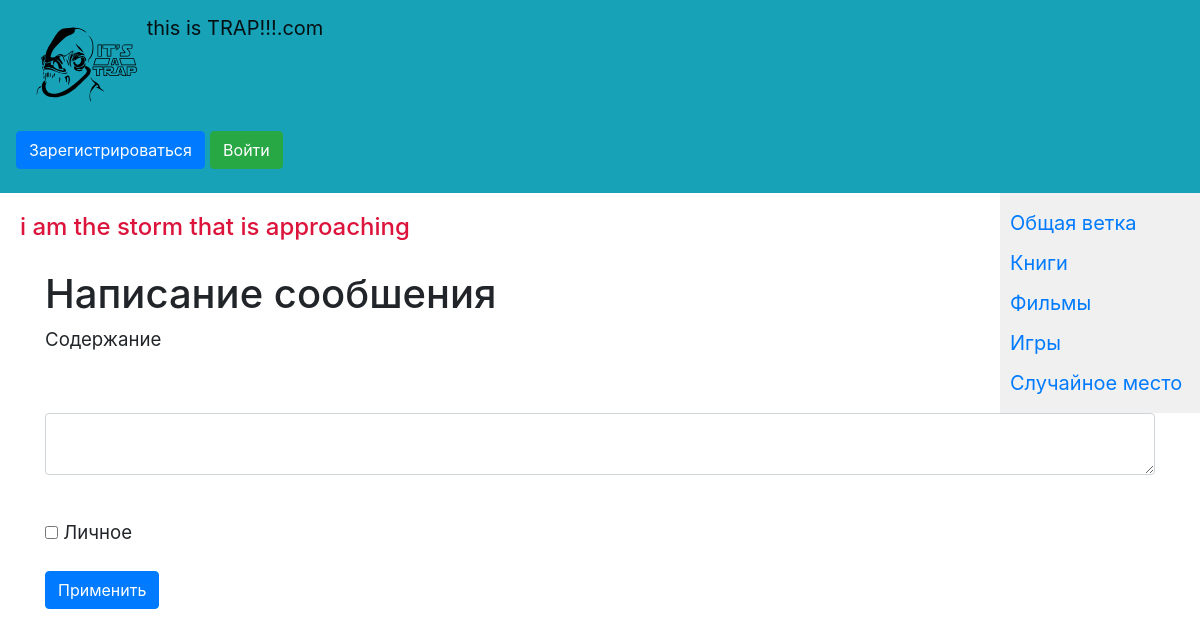
Before: /games with the older database file.
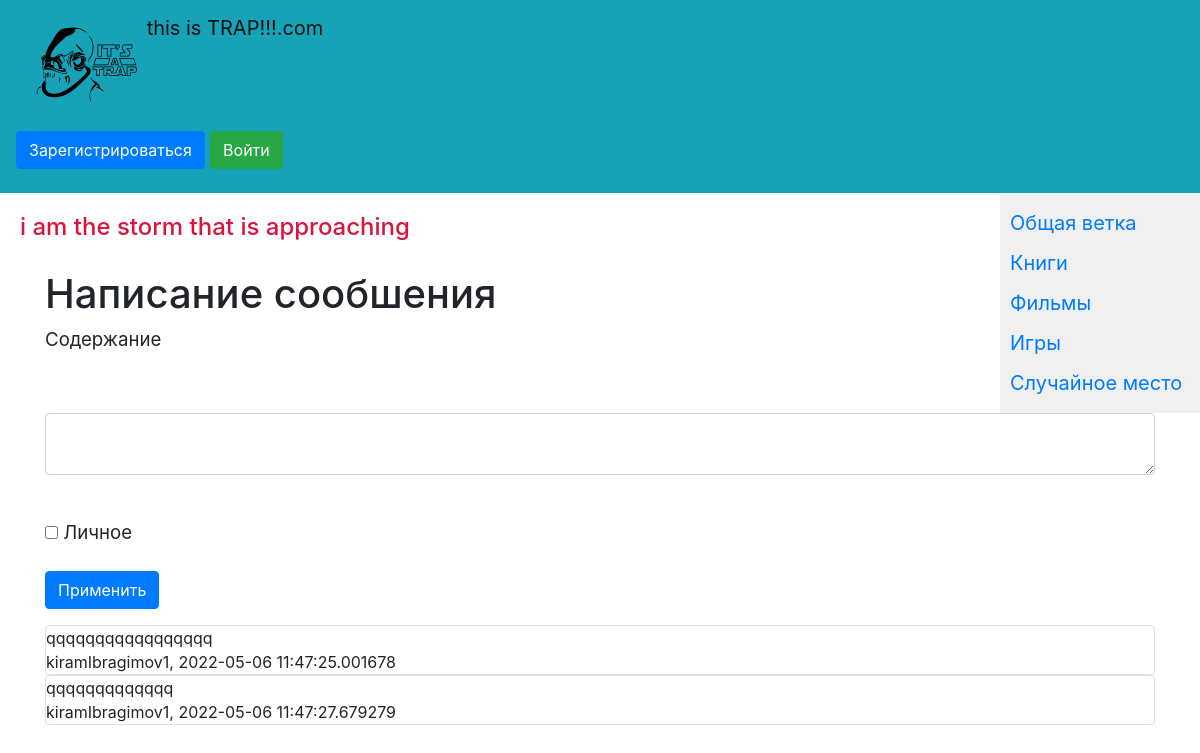
After: the same page with the newer database file.
### data/games.py (models this page shows)
class Game(SqlAlchemyBase):
    __tablename__ = 'games'
    id = sqlalchemy.Column(sqlalchemy.Integer,
                           primary_key=True, autoincrement=True)
    content = sqlalchemy.Column(sqlalchemy.String, nullable=True)
    created_date = sqlalchemy.Column(sqlalchemy.DateTime,
                                     default=datetime.datetime.now)
    is_private = sqlalchemy.Column(sqlalchemy.Boolean, default=True)
    user_id = sqlalchemy.Column(sqlalchemy.Integer,
                                sqlalchemy.ForeignKey("users.id"))
    user = orm.relation('User')

### data/users.py (models this page shows, shortened)
class User(SqlAlchemyBase, UserMixin):
    __tablename__ = 'users'
    id = sqlalchemy.Column(sqlalchemy.Integer,
                           primary_key=True, autoincrement=True)
    name = sqlalchemy.Column(sqlalchemy.String, nullable=True)
    about = sqlalchemy.Column(sqlalchemy.String, nullable=True)
    email = sqlalchemy.Column(sqlalchemy.String,
                              index=True, unique=True, nullable=True)
    hashed_password = sqlalchemy.Column(sqlalchemy.String, nullable=True)
    created_date = sqlalchemy.Column(sqlalchemy.DateTime,
                                     default=datetime.datetime.now)
    news = orm.relation("News", back_populates='user')
    films = orm.relation("Film", back_populates='user')
    books = orm.relation("Book", back_populates='user')
    games = orm.relation("Game", back_populates='user')
    humors = orm.relation("Humo", back_populates='user')

### main.py (the view, shortened to what this page needs)
@app.route('/games', methods=['GET', 'POST'])
def add_game():
    form = NewsForm()
    db_sess = db_session.create_session()
    if current_user.is_authenticated:
        news = db_sess.query(Game).filter(
            (Game.user == current_user) | (Game.is_private != True))
    else:
        news = db_sess.query(Game).filter(Game.is_private != True)
    print(3)
    return render_template('news.html',
                           form=form,
                           news=news)

### forms/news.py
class NewsForm(FlaskForm):
    content = TextAreaField("Содержание")
    is_private = BooleanField("Личное")
    submit = SubmitField('Применить')

### data/db_session.py (called while the page is built)
def create_session() -> Session:
    global __factory
    return __factory()

### templates/news.html (shortened to what this page needs)
{% extends "base.html" %}
{% block content %}
<h1>Написание сообшения</h1>
<form action="" method="post">
    {{ form.hidden_tag() }}<p>
        {{ form.content.label }}<br>
        {{ form.content(class="form-control") }}<br>
    </p>
    <p>{{ form.is_private() }} {{ form.is_private.label }}</p>
    <p>{{ form.submit(type="submit", class="btn btn-primary") }}</p>
</form>
{% for item in news%}
<div class="col-md6 border rounded">
    <div>
        {{item.content}}
    </div>
    <div>
        {{item.user.name}}, {{item.created_date}}
    </div>
</div>
{% endfor %}
{% endblock %}

Changed rows visible on the page:
added Game: content "qqqqqqqqqqqqqqqqq", user.name "kiramIbragimov1", created_date "2022-05-06 11:47:25.001678"
added Game: content "qqqqqqqqqqqqq", user.name "kiramIbragimov1", created_date "2022-05-06 11:47:27.679279"
